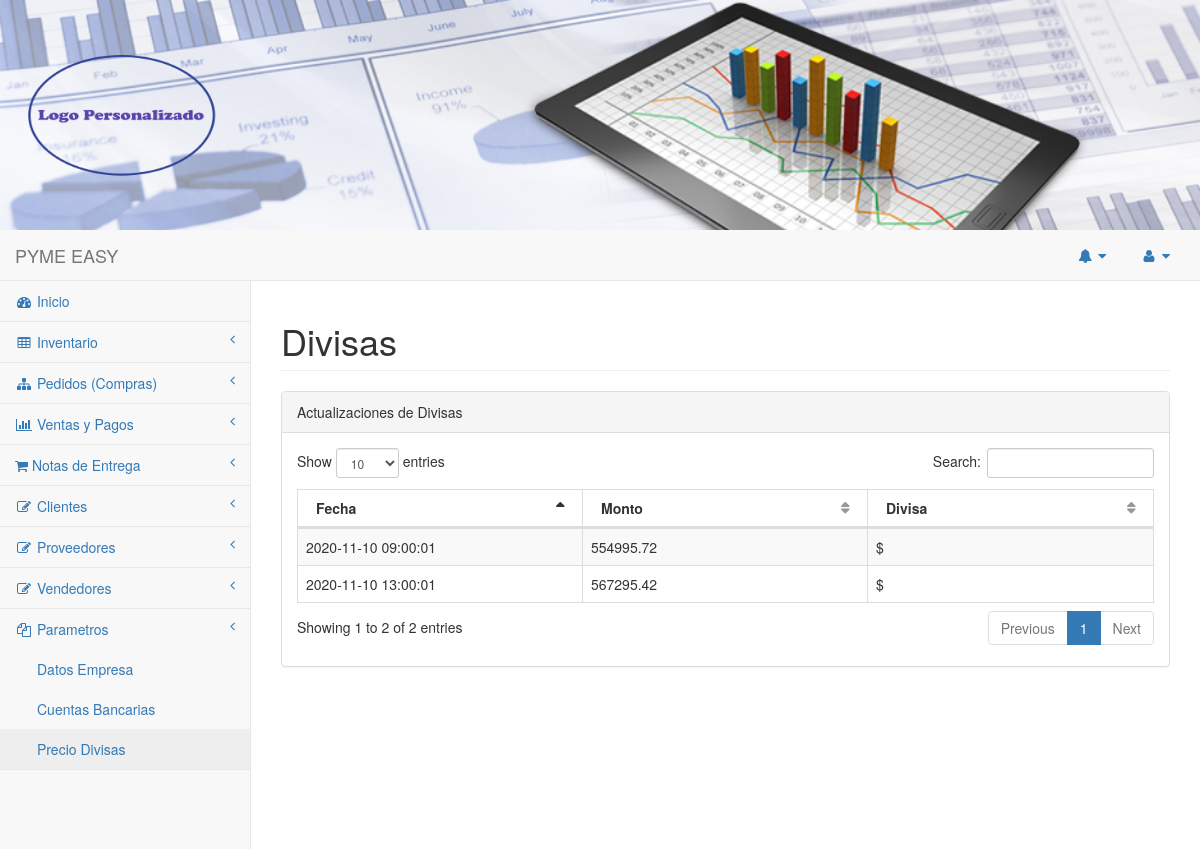
Screenshot of /pages/consulta_precios_divisas.php (signed in) with the database file from the repository.
### tables this page shows
CREATE TABLE `tbl_precios_divisa` (
  `idprecio_divisa` int(11) NOT NULL,
  `fechahora_actulizacion` datetime NOT NULL,
  `monto_actualizacion` double(11,2) NOT NULL,
  `fk_divisa` int(11) NOT NULL
);

CREATE TABLE `tbl_divisas` (
  `id_divisa` int(11) NOT NULL,
  `nombre_divisa` varchar(15) NOT NULL,
  `simbologia` varchar(10) DEFAULT NULL
);

### pages/consulta_precios_divisas.php (the view, shortened to what this page needs)
 <?php
if (isset($_SESSION['username']) && isset($_SESSION['userid']) ){
    require_once('menu.php');
    require_once('menu2.php');
    $link=crearConexion();
    $listado="SELECT a.*, b.simbologia FROM tbl_precios_divisa a, tbl_divisas b WHERE id_divisa=fk_divisa  order by a.fechahora_actulizacion asc";
    $result = $link->query($listado);
?>
<!DOCTYPE html>
<html lang="es">
<head>
    <link href="../vendor/bootstrap/css/bootstrap.min.css" rel="stylesheet">
    <link href="../vendor/metisMenu/metisMenu.min.css" rel="stylesheet">
     <link href="../css/estilo.css" rel="stylesheet">
    <link href="../vendor/datatables-plugins/dataTables.bootstrap.css" rel="stylesheet">
    <link href="../vendor/datatables-responsive/dataTables.responsive.css" rel="stylesheet">
    <link href="../dist/css/sb-admin-2.css" rel="stylesheet">
    <link href="../vendor/font-awesome/css/font-awesome.min.css" rel="stylesheet" type="text/css">
</head>
<body>
<header id="titulo">
<div class="portada">
    <div class="text">
      <IMG SRC="<?php echo $_SESSION['logo'];?>" width="230px" height="200px" >
    </div>
</div>
</header>
    <div id="wrapper">
         <nav class="navbar navbar-default navbar-static-top" role="navigation" style="margin-bottom: 0">
            <div class="navbar-header">
                <a class="navbar-brand" href="index.html">PYME EASY</a>
            </div>
           <?php  echo barra_menu2(); ?>
         <?php  echo barra_menu(); ?>
        </nav>
        <div id="page-wrapper">
            <div class="row">
                <div class="col-lg-12">
                    <h1 class="page-header">Divisas</h1>
                </div>
            </div>
            <div class="row">
                <div class="col-lg-12">
                    <div class="panel panel-default">
                        <div class="panel-heading">
                            Actualizaciones de Divisas
                        </div>
                        <div class="panel-body">
                            <table width="100%" class="table table-striped table-bordered table-hover" id="dataTables-example">
                                <thead>
                                    <tr>
                                        <th width="14%">Fecha</th>
                                        <th width="14%">Monto</th>
                                        <th width="14%">Divisa</th>
                                    </tr>
                                </thead>
                                <tbody>
                      <?php
                         while ($reg = $result->fetch_assoc()) {
                      ?>
                                    <tr class="gradeA">
                                        <td><?php echo $reg['fechahora_actulizacion'];?></td>
                                        <td><?php echo $reg['monto_actualizacion'];?></td>
                                        <td><?php echo $reg['simbologia'];?></td>
                                    </tr>
                      <?php
                         }
                      ?>
                                </tbody>
                            </table>
                        </div>
                    </div>
                </div>
            </div>
        </div>
    </div>
</body>
</html>
<?php
}else{
echo "<body>
<script type='text/javascript'>
window.location='../index.php';
</script>
</body>";
}
?>

### css/estilo.css (style rules this page uses)
.portada { background: url(../pages/images/header.jpg) no-repeat ; -webkit-background-size: cover; -moz-background-size: cover; -o-background-size: cover; background-size: cover; height: 100%; width: 100% ; text-align: left; }
.text { margin: 10px 0px 10px 0px; padding: 5px; display: inline-block; }

### rows the page displays
tbl_precios_divisa: fechahora_actulizacion "2020-11-10 09:00:01", monto_actualizacion "554995.72", fk_divisa.simbologia "$"
tbl_precios_divisa: fechahora_actulizacion "2020-11-10 13:00:01", monto_actualizacion "567295.42", fk_divisa.simbologia "$"
